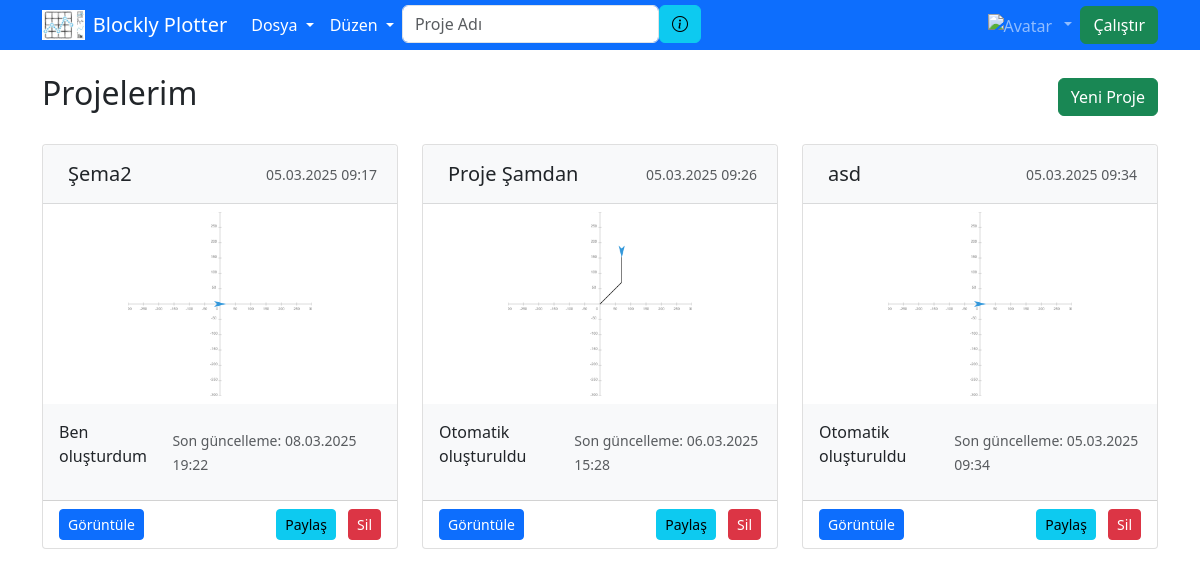
The page /my_projects/ (signed in) on the database its author committed.
### blockly/models.py (models this page shows, shortened)
class BlocklyProject(models.Model):
    user = models.ForeignKey('users.CustomUser', on_delete=models.CASCADE)
    created_at = models.DateTimeField(auto_now_add=True)
    updated_at = models.DateTimeField(auto_now=True)
    name = models.CharField(max_length=255, help_text="Name of the project")
    description = models.TextField(blank=True, null=True, help_text="Description of the project")
    block_data = models.TextField(help_text="Serialized block data")
    canvas_thumbnail = models.ImageField(upload_to='thumbnails/', blank=True, null=True, help_text="Thumbnail of the canvas")
    block_thumbnail = models.ImageField(upload_to='thumbnails/', blank=True, null=True, help_text="Thumbnail of the blocks")
    canvas_thumbnail_base64 = models.TextField(blank=True, null=True, help_text="Base64 encoded thumbnail of the canvas")
    block_thumbnail_base64 = models.TextField(blank=True, null=True, help_text="Base64 encoded thumbnail of the blocks")
    is_public = models.BooleanField(default=False, help_text="Is the project public?")
    class Meta:
        verbose_name = "Blockly Project"
        verbose_name_plural = "Blockly Projects"

### users/views.py (the view)
# urls.py: path('my_projects/', my_projects, name='my_projects'),
@login_required
def my_projects(request):
    projects = BlocklyProject.objects.filter(user=request.user)
    return render(request, 'users/my_projects.html', {'projects': projects})

### templates/users/my_projects.html (shortened to what this page needs)
{% extends 'base.html' %}
{% load static %}
{% block content %}
<div class="container mt-4">
    <div class="d-flex justify-content-between align-items-center mb-4">
        <h2>Projelerim</h2>
        <a href="{% url 'index' %}" class="btn btn-success">
             Yeni Proje
        </a>
    </div>
    {% if projects %}
    <div class="row">
        {% for project in projects %}
        <div class="col-md-4 mb-4">
            <div class="card h-100">
                <div class="card-header bg-light d-flex justify-content-between align-items-center">
                    <h5 class="card-title mb-0">
                        <span class="project-name" data-project-id="{{ project.id }}" title="Düzenlemek için çift tıklayın">
                            {{ project.name }}
                        </span>
                    </h5>
                    <small class="text-muted">{{ project.created_at|date:'d.m.Y H:i' }}</small>
                </div>
                {% if project.canvas_thumbnail %}
                <a href="{% url 'project_detail' project.id %}">
                    <img src="{{ project.canvas_thumbnail.url }}" class="card-img-top p-2" alt="Proje Önizleme" style="height: 200px; object-fit: contain;">
                </a>
                {% elif project.canvas_thumbnail_base64 %}
                <a href="{% url 'project_detail' project.id %}">
                    <img src="{{ project.canvas_thumbnail_base64 }}" class="card-img-top p-2" alt="Proje Önizleme" style="height: 200px; object-fit: contain;">
                </a>
                {% else %}
                <a href="{% url 'project_detail' project.id %}" class="text-decoration-none">
                    <div class="card-img-top d-flex justify-content-center align-items-center bg-light" style="height: 200px;">
                        <span class="text-muted">Önizleme yok</span>
                    </div>
                </a>
                {% endif %}
                <div class="card-body">
                    <p class="card-text">
                        {% if project.description %}
                        {{ project.description|truncatechars:100 }}
                        {% else %}
                        <span class="text-muted">Açıklama yok</span>
                        {% endif %}
                    </p>
                    <p class="card-text">
                        <small class="text-muted">Son güncelleme: {{ project.updated_at|date:'d.m.Y H:i' }}</small>
                    </p>
                </div>
                <div class="card-footer bg-white">
                    <div class="d-flex justify-content-between">
                        <a href="{% url 'project_detail' project.id %}" class="btn btn-primary btn-sm">
                             Görüntüle
                        </a>
                        <div>
                            <button class="btn btn-info btn-sm share-project" data-project-id="{{ project.id }}" data-project-name="{{ project.name }}">
                                 Paylaş
                            </button>
                            <button class="btn btn-danger btn-sm delete-project" data-project-id="{{ project.id }}" data-project-name="{{ project.name }}">
                                 Sil
                            </button>
                        </div>
                    </div>
                </div>
            </div>
        </div>
        {% endfor %}
    </div>
    {% else %}
    <div class="alert alert-info">
        <p class="mb-0">Henüz hiç projeniz yok. <a href="{% url 'index' %}">Yeni bir proje oluşturmak için tıklayın.</a></p>
    </div>
    {% endif %}
</div>
{% endblock %}

### templates/base.html (shortened to what this page needs)
{% load static %}
<!DOCTYPE html>
<html lang="tr">
<head>
    {% include 'partials/head.html' %}
</head>
<body>
    {% include 'partials/navbar.html' %}
    <div class="container-fluid mt-0">
        {% block content %}{% endblock %}
    </div>
</body>
</html>

### templates/partials/head.html (shortened to what this page needs)
{% load static %}
<link href="https://cdn.jsdelivr.net/npm/bootstrap@5.3.0/dist/css/bootstrap.min.css" rel="stylesheet">
<link href="https://cdn.jsdelivr.net/npm/bootstrap-icons@1.11.3/font/bootstrap-icons.css" rel="stylesheet">
<link href="{% static 'css/styles.css' %}" rel="stylesheet">

### templates/partials/navbar.html (shortened to what this page needs)
{% load static %}
<nav class="navbar navbar-expand-lg navbar-dark bg-primary">
    <div class="container">
        <a class="navbar-brand d-flex align-items-center" href="#">
            <img src="{% static 'images/plotterlogo.jpeg' %}" alt="Plotter Logo" class="me-2 navbar-logo">
            Blockly Plotter
        </a>
        <div class="collapse navbar-collapse" id="navbarContent">
            <ul class="navbar-nav me-auto mb-2 mb-lg-0">
                <li class="nav-item dropdown">
                    <a class="nav-link dropdown-toggle text-white" href="#" role="button" data-bs-toggle="dropdown">
                        Dosya
                    </a>
                </li>
                <li class="nav-item dropdown">
                    <a class="nav-link dropdown-toggle text-white" href="#" role="button" data-bs-toggle="dropdown">
                        Düzen
                    </a>
                </li>
                <li class="nav-item">
                    <input type="text" id="projectName" placeholder="Proje Adı" class="form-control ml-2">
                </li>
                <li class="nav-item">
                    <button class="btn btn-info ml-2" id="projectInfoButton"><i class="bi bi-info-circle"></i></button>
                </li>
            </ul>
            <div class="navbar-nav ml-auto">
                {% if request.user.is_authenticated %}
                    <div class="nav-item dropdown">
                        <a class="nav-link dropdown-toggle" href="#" role="button" data-bs-toggle="dropdown">
                            <img src="{% static 'images/avatar.png' %}" alt="Avatar" width="16" height="16" class="me-1">
                        </a>
                    </div>
                {% else %}
                    <a class="nav-link" href="{% url 'login' %}">Login</a>
                    <a class="nav-link" href="{% url 'signup' %}">Signup</a>
                {% endif %}
            </div>
            <div class="d-flex">
                <button id="runButton" class="btn btn-success">Çalıştır</button>
            </div>
        </div>
    </div>
</nav>

### static/css/styles.css (style rules this page uses)
html, body { height: 100%; margin: 0; padding: 0; }
body { display: flex; flex-direction: column; height: 100vh; }
.navbar { min-height: 48px; padding: 0.25rem 1rem; }
.card { height: 100%; margin: 0; display: flex; flex-direction: column; background-color: #fff; border: 1px solid rgba(0,0,0,.125); border-radius: 0.25rem; }
.card-header { flex: 0 0 auto; background-color: #f8f9fa; border-bottom: 1px solid rgba(0,0,0,0.125); padding: 0.75rem 1.25rem; }
.card-body { flex: 1; padding: 1rem; background-color: #f8f9fa; overflow: auto; display: flex; align-items: center; justify-content: center; }
.btn + .btn { margin-left: 0.5rem; }
.navbar-logo { height: 30px; width: auto; }

### templates/users/my_projects.html (style rules this page uses)
.project-name { cursor: pointer; padding: 5px; border-radius: 4px; transition: background-color 0.2s; display: inline-block; }
.card-img-top { height: 180px; object-fit: contain; }

### rows shown on the page
BlocklyProject: name "Şema2", created_at "05.03.2025 09:17", canvas_thumbnail (picture), description "Ben oluşturdum", updated_at "08.03.2025 19:22"
BlocklyProject: name "Proje Şamdan", created_at "05.03.2025 09:26", canvas_thumbnail (picture), description "Otomatik oluşturuldu", updated_at "06.03.2025 15:28"
BlocklyProject: name "asd", created_at "05.03.2025 09:34", canvas_thumbnail (picture), description "Otomatik oluşturuldu", updated_at "05.03.2025 09:34"
